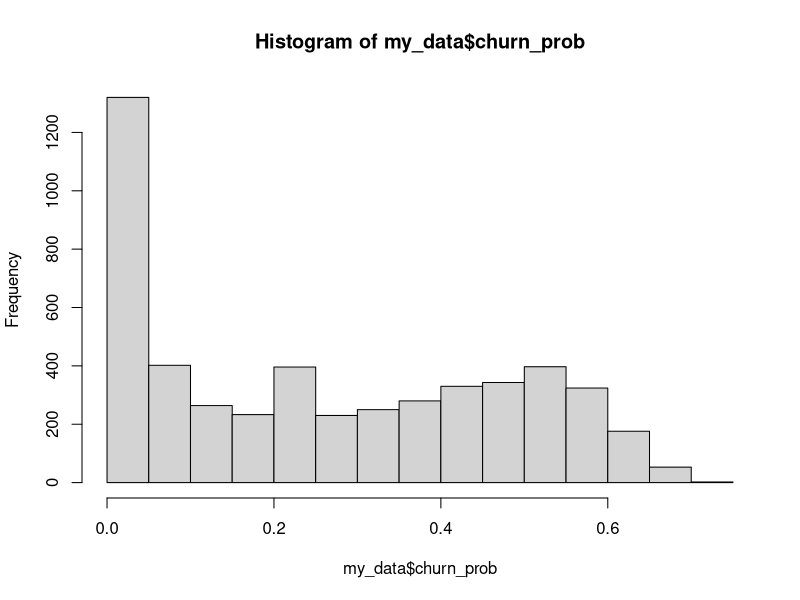

Source code (R):
rm(list=ls())
library(caret)
library(e1071)

options(scipen=999) # turn off scientific notation
set.seed(999) # set seed
data <- read.csv('telco_churn_data.csv', header=TRUE) # read data
my_data <- data[1:5000, -5]

my_data$Churn[my_data$Churn == 'No'] = 0
my_data$Churn[my_data$Churn == 'Yes'] = 1

my_data$Churn <- as.factor(my_data$Churn)
#my_data <- within(my_data, Churn <- relevel(Churn, ref = 'No')) # making sure Churn == 'Yes' is coded as 1 and Churn == 'No' as zero, in binary logistic regression
head(my_data,5) # take a look at the data

# Each row in the data corresponds to a different customer. The dependent variable here is Churn (0/1) -- whether customer churned during last month, and we are trying to evaluate how different features in the data affect churn probability, including demographic information (whether the customer has a partner, is he a senior citizen) and other account information (contract type, paperless billing, monthly charges). Full variable list is as follows

colnames(my_data)

# Logistic Regression
# We now perform a logistic regression to summarize the data, regressing the churn event (0/1) on all other variables.


set.seed(999) # set seed
model <- glm(Churn ~ .,data=my_data, family=binomial(link = "logit"))
summary(model)

 
# From these results we observe that, for example, increase in monthly charges is significantly positively correlated with increased probability of churn, whereas being on a contract rather than on month-to-month renewal significantly reduces churn probability.

# Predictions

# We can now predict the probability of churn for the data set. 


my_data$churn_prob <- predict.glm(model, newdata=my_data, type="response")
hist(my_data$churn_prob)
confusionMatrix(table(1*(my_data$churn_prob>0.5),1*(my_data$Churn==1)))
# 
# 1. Sum up all the coefficients and find this value, let this = x
# 
x = sum(model$coefficients[2:9])
# 2. Sum up all the coefficients except PaperlessBillingYes, let this = y
# 
y = x - 0.4115122
# 3. Find the value of a = exp(x)/(1 + exp(x)) and the value of b = exp(y)/(1 + exp(y)).
# 
a = exp(x)/(1+exp(x))
b = exp(y)/(1+exp(y))
a/b
# 4. Divide a/b to get the answer.
#prob likely someone churns with agree to paperlessbilling
exp(model$coefficients["PaperlessBillingYes"]) # the number after 1. is what you need, so 50.9%

#proportion of customers with  churn < 20
low_churn = sum(my_data$churn_prob<0.20)
prob_lowchurn = low_churn / 5000
#somwehere around 44%

#monthyl charge get with hgiest and lowest churn probs
mon_charge_hi = my_data[which.max(my_data$churn_prob), 7]
mon_charge_lo = my_data[which.min(my_data$churn_prob), 7]

#visualize answer
table(mon_charge_hi, mon_charge_lo)



# Targeting
# One thing we can do with this data is target individuals at high risk of churn in an email blast. This is how we would identify the individuals.


sum(data$churn_prob>0.6) # number of customers with probability of churn strictly greater than 60%

# Monetary value of a contract
# 
# Being on a 1-year contract significantly deters a person from churning, compared to month-to-month renewal schedule. Can we express this pressure not to churn in dollars? That is, how much extra would we need to charge a person on a 1-year contract to make him/her as likely to churn as a person on month-to-month renewal process?

#how much a comapny increases monthly charge to offset shift by customer from month2month to 1yr contract and keep churn prob unchanged
-model$coefficients[6]/model$coefficients[9]

# We would need to charge that person extra $\$94.7$ per month. This amount gives us some idea about how much more valuable a customer on a contract is compared to a customer without a contract.
# Increase in monthly charges and churn
# 
# After some conversations with the CEO, you feel there is a space for price increase. You decide on an immediate one-time hike in monthly charges. You want it to be the same for every customer in percentage terms relative to their current monthly charge.
# 
# In order to determine the profit-maximizing increase, you decide to perform analysis of future profits that incorporates effect of churn change due to increase in monthly charges. Note that in this type of analysis we require the critical assumption that the coefficient on the monthly charge is accurate for charge *changes*, rather than just charge *differences* between individuals. Assume that this is the case in this data set.
# 
# We first make some simplifying assumptions. We assume that customers make a decision to churn or not at the end of each discrete period. We notice that each customer in the data set that has not churned will have to pay fees for the first month with probability 1. At the end of the period the cutomer will again decide whether to churn or not, based on the experienced fee. We also assume that upon a possible one-time change in monthly charges, all other customer and account characteristics will remain fixed for lifetime for the purposes of this analysis.
# 
# Let $c$ be the probability that customer churns, so that $p = 1-c$ is the retention rate, i.e., the probability that customer will transact during subsequent period. Let $\gamma$ be a discount factor (by how much money tomorrow is worth less than money today; if $\gamma = 0.99$, then a dollar tomorrow is worth $\$0.99$ today). Let $m$ be customer's monthly charge at time $t$. Then the expected discounted profit from a customer (i.e., customer lifetime value, or CLV), based on formula for the sum of terms of a geometric progression https://en.wikipedia.org/wiki/Geometric_progression, is as follows
# 
# $$CLV = m + \gamma(1-c) m + \gamma^2(1-c)^2 m + \cdots = m + \gamma p m + \gamma^2 p^2 m + \cdots = \frac{m}{1-\gamma p}$$
# (Note, slight variations are possible here in when we start discounting, and whether retention rate matters for the first payment, but we will go with this formula).
# 
# Using this formula, we can calculate customer lifetime value -- expected discounted profit up to the infinite time horizon -- conditional on specific $m$ (monthly charge) and customer-specific probability of retention $p=1-c$, where we get churn probability $c$ as a prediction from the logistic regression. Notice that $p$ implicitly depends on $m$ through logistic equation (because $m$ is an input in the equation), and for $m$ fixed, we assume $p$ will remain constant throghout consumer lifetime.

pf<-function(incr, my_data)
{
  d <- my_data[my_data$Churn==0,] # only keeping customers that have not churned yet
  d$MonthlyCharges <- d$MonthlyCharges*incr # possible increase in monthly charges (no increase is incr==1.0)
  g <- 0.97 # discount factor (money in the next period is worth 0.99 money in the period before that)
  p <- 1-predict.glm(model, newdata=d, type="response") # retention probability based on logistic regresion (we assume retention probability will remain constant for each consumer, conditional on fixed d$MonthlyCharges)
  clv <- d$MonthlyCharges/(1-p*g) # CLV formula
  return(sum(clv)) # sum of discounted profits across all individual consumers
}
# 
# Let us compute this discounted profit across the dataset under different scenarios. 

pf(1.0, my_data) # no increase in price: 1 * charge_amount
pf(1.5, my_data) # 50% increase: (1 + 0.5) * charge_amount
pf(2, my_data) # 100% increase / doubling: 2 * charge_amount
pf(3, my_data) # 200% increase / trippling: 3 * charge_amount

pf(1.2, my_data) - pf(0.8, my_data)
# Discounted profit optimization
# 
# Using the built-in optim function in R, we can directly optimize for discounted profit from this set of customers. We use a starting value of 1.0 (no change) for the optimal monthly charge increase, and store the optimization results in opt. 

set.seed(999)
opt<-optim(par = 1.0, fn = pf, method="L-BFGS-B", control=list(fnscale=-1), my_data=my_data)

# 
holder = my_data[4,]
holder$MonthlyCharges = holder$MonthlyCharges * 1.2
1-predict.glm(model, newdata = holder, type="response") #prob customer 4 doesnt churn after a 20% hike in monthly charges
(1-predict.glm(model, newdata = holder, type="response"))^4 #cumulative after 4 months of no churn
# The optimal increase in monthly charges and the optimal profit can be extracted from the optimization result as below.

c(opt$par, opt$value)

# We find that the optimal hike in monthly charges is $18.1\%=1.180934-1$ . 

pf(opt$par, my_data) - pf(1.0, my_data)
 
# We also see that the hike in charges yields extra $\$36752$ in customer lifetime value.

